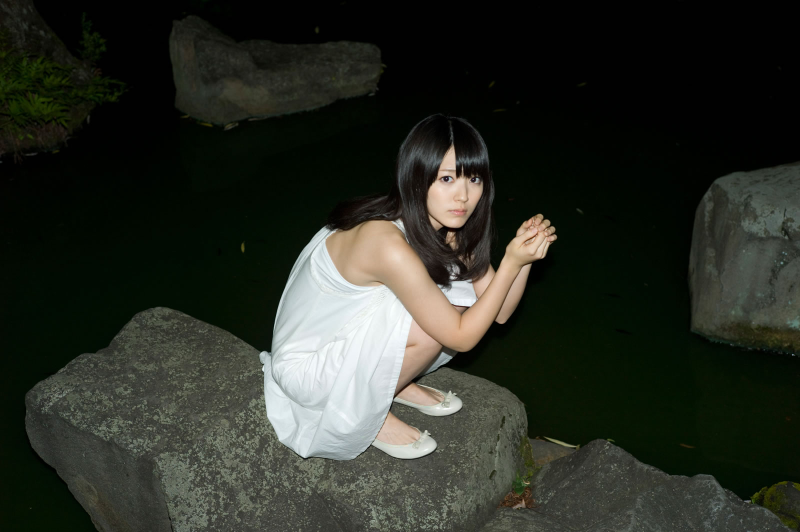
#> input picture 0005/1/022 (3).jpg, 1600 x 1064 px (shown at 1/2 size); its folder holds 4 pictures in this run
$ python 0005.py
#> lines starting #> are read from the running program, lines starting #| are printed output that depends on the picture
# -*- coding :utf-8 -*-
from PIL import Image
import os
import sys

width=640
height=1136

path=''
def getfiles(dir=''):
#> pass 3 of the loop in getfiles, `for x in os.listdir(dir):`:
#> the loop made 4 passes; the first 3 are shown
    files= []
    if not os.path.exists(dir):
        return files
    for x in os.listdir(dir):
        #print(x)
        if not os.path.isdir(x):
            files.append(x)
            #print(len(files))
    return files

def changesize(filename=''):
    #print(filename)
#> called with filename = '0005/1/022 (3).jpg'
    if filename=='':
        return 0
    p=Image.open(filename)
#> p is the input picture: PIL image 1600x1064 RGB; mean R, G, B 42.5, 45.9, 37.6
    #print(p.size)
    if p.size[0]>p.size[1]:
        p=p.resize((height,width))
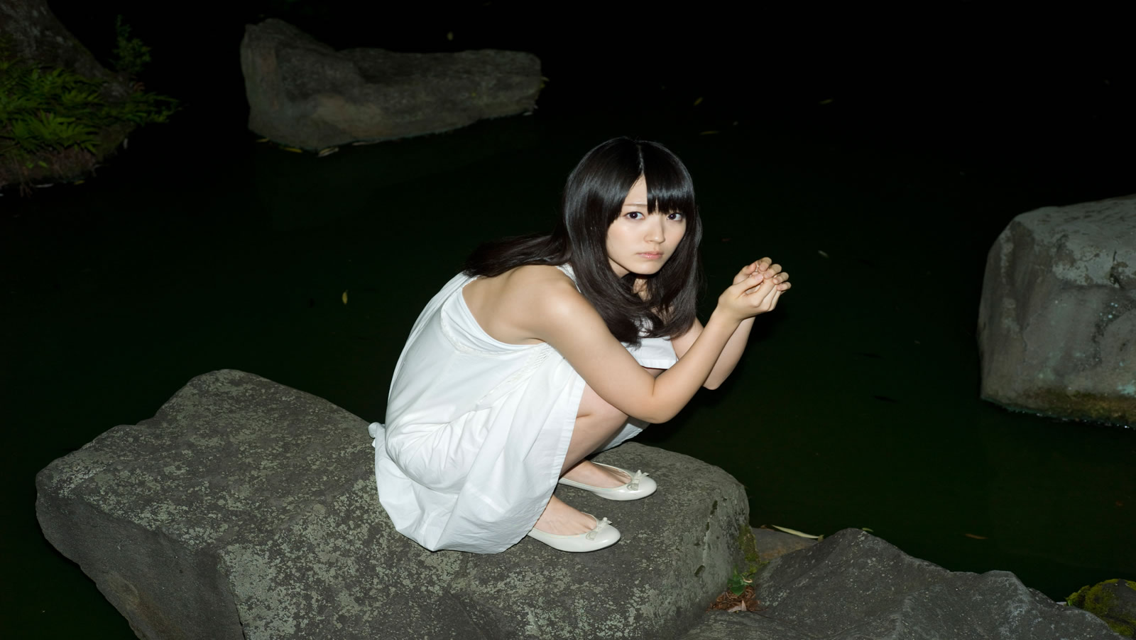
#> p: PIL image 1136x640 RGB; mean R, G, B 42.5, 45.9, 37.6
#> pass 3 of the loop `for item in l:`:
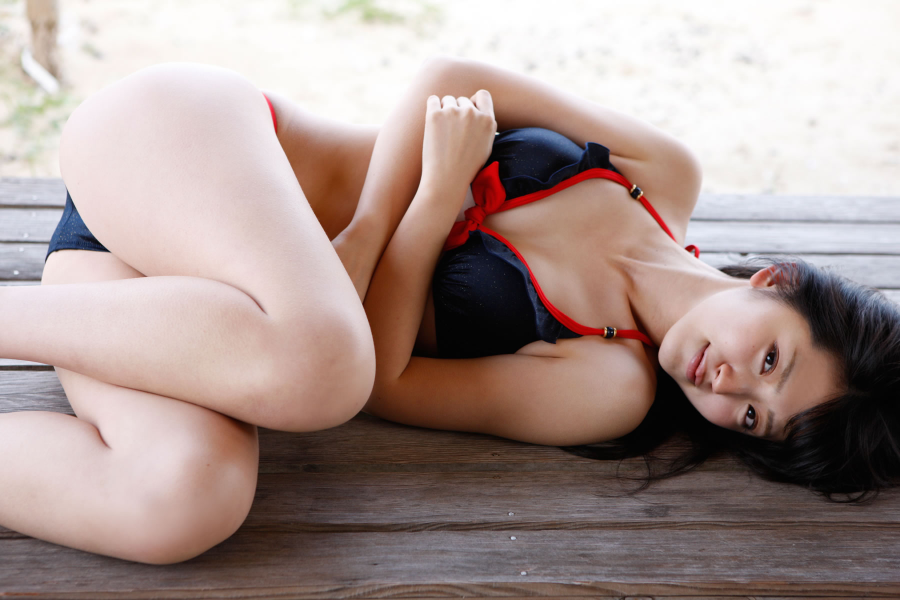
#> input picture 0005/1/022 (4).jpg, 1800 x 1200 px (shown at 1/2 size)
#> in changesize, p is the input picture: PIL image 1800x1200 RGB; mean R, G, B 167, 148.3, 143.8
#> in changesize (call 3), `p=p.resize((height,width))`:
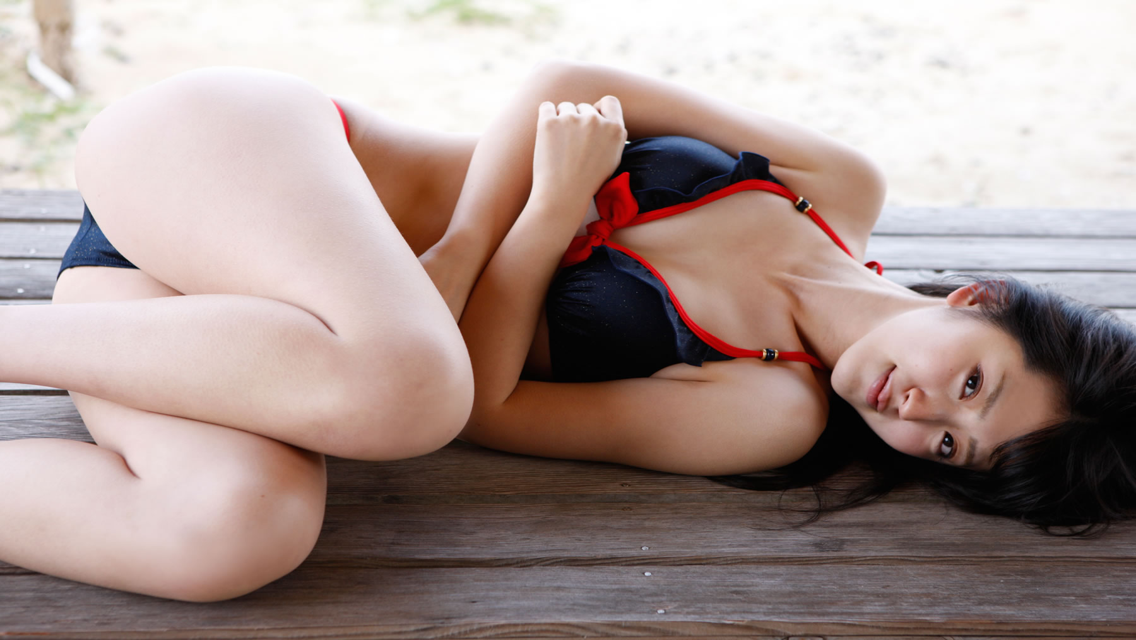
#> p: PIL image 1136x640 RGB; mean R, G, B 167, 148.3, 143.8
#> the loop made 4 passes; the first 3 are shown
    else:
        p=p.resize((width,height))
    p.save(filename+'.jpg')

if __name__ == '__main__':
    path=os.path.join(os.getcwd(),r'1')
    l=getfiles(os.path.join(os.getcwd(),r'1'))
    for item in l:
        changesize(os.path.join(path,item))
